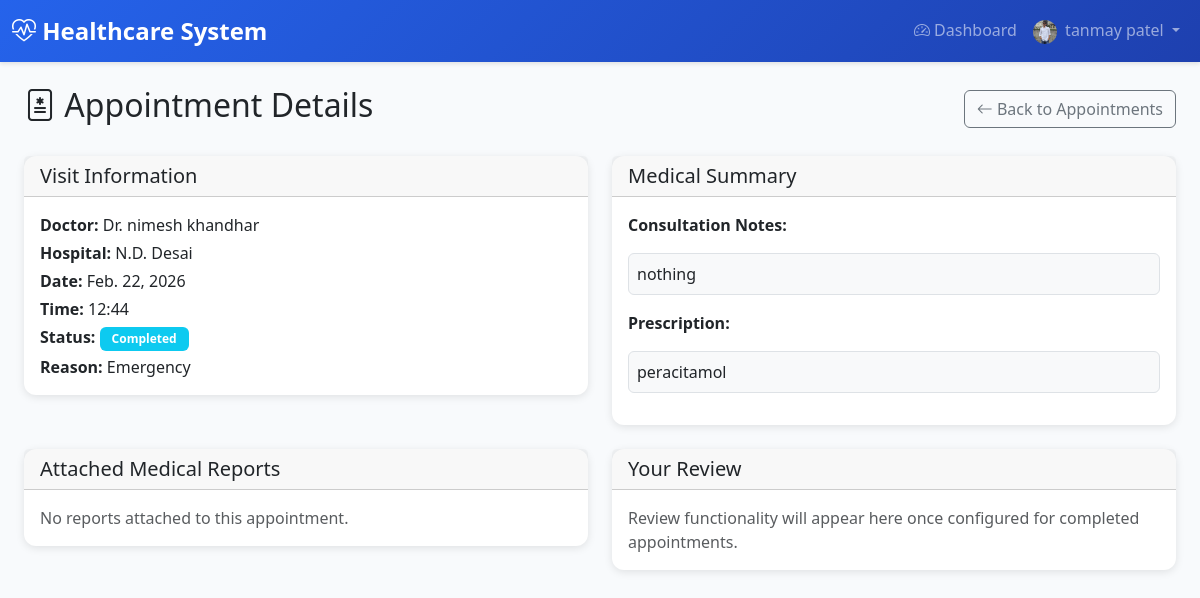
The app's page /appointments/detail/2/ (signed in) with its own data.
### accounts/models.py (models this page shows, shortened)
class User(AbstractUser):
    email = models.EmailField(unique=True)
    ROLE_CHOICES = [
        ('ADMIN', 'Admin'),
        ('DOCTOR', 'Doctor'),
        ('PATIENT', 'Patient'),
        ('HOSPITAL', 'Hospital'),
        ('HOSPITAL_ADMIN', 'Hospital Admin'),
    ]
    role = models.CharField(max_length=20, choices=ROLE_CHOICES, default='PATIENT')
    is_approved = models.BooleanField(default=False)  # For Doctor and Hospital approval
    phone_number = models.CharField(max_length=15, blank=True)
    address = models.TextField(blank=True)
    profile_picture = models.ImageField(upload_to='user_profiles/', blank=True, null=True)
    created_at = models.DateTimeField(auto_now_add=True)
    updated_at = models.DateTimeField(auto_now=True)
    class Meta:
        db_table = 'users'
        verbose_name = 'User'
        verbose_name_plural = 'Users'

### appointments/models.py (models this page shows, shortened)
class Appointment(models.Model):
    STATUS_CHOICES = [
        ('PENDING', 'Pending'),
        ('CONFIRMED', 'Confirmed'),
        ('CANCELLED', 'Cancelled'),
        ('COMPLETED', 'Completed'),
        ('RESCHEDULED', 'Rescheduled'),
    ]
    patient = models.ForeignKey(
        settings.AUTH_USER_MODEL,
        on_delete=models.CASCADE,
        related_name='patient_appointments',
        limit_choices_to={'role': 'PATIENT'}
    )
    doctor = models.ForeignKey(
        settings.AUTH_USER_MODEL,
        on_delete=models.CASCADE,
        related_name='doctor_appointments',
        limit_choices_to={'role': 'DOCTOR'}
    )
    hospital = models.ForeignKey(
        'hospitals.Hospital',
        on_delete=models.CASCADE,
        related_name='appointments',
        null=True,
        blank=True
    )
    appointment_date = models.DateField()
    appointment_time = models.TimeField()
    status = models.CharField(max_length=20, choices=STATUS_CHOICES, default='PENDING')
    is_emergency = models.BooleanField(default=False)
    reason = models.TextField(help_text="Reason for appointment")
    notes = models.TextField(blank=True, help_text="Additional notes")
    prescription = models.TextField(blank=True, help_text="Prescription details")
    created_at = models.DateTimeField(auto_now_add=True)
    updated_at = models.DateTimeField(auto_now=True)
    class Meta:
        db_table = 'appointments'
        verbose_name = 'Appointment'
        verbose_name_plural = 'Appointments'
        ordering = ['-appointment_date', '-appointment_time']

### hospitals/models.py (models this page shows, shortened)
class Hospital(models.Model):
    user = models.OneToOneField(
        settings.AUTH_USER_MODEL,
        on_delete=models.CASCADE,
        related_name='hospital_profile'
    )
    name = models.CharField(max_length=200)
    registration_number = models.CharField(max_length=50, unique=True)
    address = models.TextField(blank=True)
    city = models.CharField(max_length=100, blank=True)
    state = models.CharField(max_length=100, blank=True)
    zip_code = models.CharField(max_length=10, blank=True)
    phone = models.CharField(max_length=15, blank=True)
    email = models.EmailField(blank=True)
    website = models.URLField(blank=True)
    description = models.TextField(blank=True)
    facilities = models.TextField(blank=True, help_text="Departments - comma separated")
    total_beds = models.PositiveIntegerField(default=0)
    available_beds = models.PositiveIntegerField(default=0)  # Kept for migration; use available_beds_count for dynamic
    logo = models.ImageField(upload_to='hospital_logos/', blank=True, null=True)
    verification_document = models.FileField(upload_to='hospital_verifications/', blank=True, null=True, help_text="Upload registration certificate or license for verification")
    created_at = models.DateTimeField(auto_now_add=True)
    updated_at = models.DateTimeField(auto_now=True)
    class Meta:
        db_table = 'hospitals'
        verbose_name = 'Hospital'
        verbose_name_plural = 'Hospitals'
        ordering = ['name']
    @property
    def available_beds_count(self):
        """Dynamically calculated: total_beds - occupied (do not edit; set total_beds only)"""
        return max(0, self.total_beds - self.occupied_beds_count)
    def get_available_beds_display(self):
        """For admin list_display (avoids property in admin)"""
        return self.available_beds_count
    get_available_beds_display.short_description = 'Available beds'

### appointments/views.py (the view)
# urls.py: path('detail/<int:pk>/', views.PatientAppointmentDetailView.as_view(), name='patient_detail'),
class PatientAppointmentDetailView(PatientRequiredMixin, DetailView):
    model = Appointment
    template_name = 'appointments/patient_appointment_detail.html'
    context_object_name = 'appointment'
    def get_queryset(self):
        return Appointment.objects.filter(patient=self.request.user).select_related(
            'doctor', 'hospital'
        )
    def get(self, request, *args, **kwargs):
        self.object = self.get_object()
        if self.object.status != 'COMPLETED':
            messages.error(request, 'Details are available only after the appointment is completed.')
            return redirect('appointments:history')
        return super().get(request, *args, **kwargs)
    def get_context_data(self, **kwargs):
        context = super().get_context_data(**kwargs)
        apt = self.object
        context['appointment_documents'] = Document.objects.filter(
            appointment=apt,
            patient=self.request.user
        ).select_related('doctor', 'hospital')
        context['can_view_medical_details'] = apt.status == 'COMPLETED'
        return context

### accounts/context_processors.py (called while the page is built)
def profile_picture_url(request):
    url = None
    if request.user.is_authenticated and getattr(request.user, 'profile_picture', None):
        try:
            if request.user.profile_picture:
                url = request.user.profile_picture.url
        except (ValueError, AttributeError):
            pass
    return {'profile_picture_url': url}

### accounts/mixins.py (called while the page is built)
    def dispatch(self, request, *args, **kwargs):
        if not request.user.is_authenticated:
            return self.handle_no_permission()
        if not request.user.is_active:
            from django.contrib.auth import logout
            logout(request)
            messages.error(request, 'Your account has been blocked. Please contact the administrator.')
            return redirect('accounts:login')
        if request.user.role not in self.allowed_roles:
            messages.error(request, "You don't have permission to access this page.")
            return redirect('accounts:dashboard_redirect')
        return super().dispatch(request, *args, **kwargs)

    def dispatch(self, request, *args, **kwargs):
        result = super().dispatch(request, *args, **kwargs)
        if request.user.is_authenticated and getattr(request.user, 'role', None) != 'PATIENT':
            messages.error(request, "You don't have permission to access this page.")
            return redirect('accounts:dashboard_redirect')
        return result

### templates/appointments/patient_appointment_detail.html (shortened to what this page needs)
{% extends 'base.html' %}
{% block content %}
<div class="container-fluid">
    <div class="d-flex justify-content-between align-items-center mb-4">
        <h2><i class="bi bi-file-medical"></i> Appointment Details</h2>
        <a href="{% url 'appointments:history' %}" class="btn btn-outline-secondary">
            <i class="bi bi-arrow-left"></i> Back to Appointments
        </a>
    </div>
    <div class="row">
        <div class="col-md-6 mb-4">
            <div class="card">
                <div class="card-header">
                    <h5 class="mb-0">Visit Information</h5>
                </div>
                <div class="card-body">
                    <p class="mb-1"><strong>Doctor:</strong>
                        Dr. {{ appointment.doctor.get_full_name|default:appointment.doctor.username }}
                    </p>
                    <p class="mb-1"><strong>Hospital:</strong>
                        {{ appointment.hospital.name|default:"—" }}
                    </p>
                    <p class="mb-1"><strong>Date:</strong> {{ appointment.appointment_date }}</p>
                    <p class="mb-1"><strong>Time:</strong> {{ appointment.appointment_time|time:"H:i" }}</p>
                    <p class="mb-1"><strong>Status:</strong>
                        <span class="badge bg-info">{{ appointment.get_status_display }}</span>
                    </p>
                    <p class="mb-0"><strong>Reason:</strong> {{ appointment.reason }}</p>
                </div>
            </div>
        </div>
        <div class="col-md-6 mb-4">
            <div class="card">
                <div class="card-header">
                    <h5 class="mb-0">Medical Summary</h5>
                </div>
                <div class="card-body">
                    {% if can_view_medical_details %}
                    <p><strong>Consultation Notes:</strong></p>
                    <p class="border rounded p-2 bg-light">{{ appointment.notes|default:"No notes added." }}</p>
                    <p class="mt-3"><strong>Prescription:</strong></p>
                    <p class="border rounded p-2 bg-light">{{ appointment.prescription|default:"No prescription added." }}</p>
                    {% else %}
                    <p class="text-muted mb-0">
                        Consultation notes and prescription will be available once this appointment is marked as
                        <strong>Completed</strong>.
                    </p>
                    {% endif %}
                </div>
            </div>
        </div>
    </div>
    <div class="row">
        <div class="col-md-6 mb-4">
            <div class="card">
                <div class="card-header d-flex justify-content-between align-items-center">
                    <h5 class="mb-0">Attached Medical Reports</h5>
                </div>
                <div class="card-body">
                    {% if appointment_documents %}
                    <ul class="list-group">
                        {% for doc in appointment_documents %}
                        <li class="list-group-item d-flex justify-content-between align-items-center">
                            <div>
                                <strong>{{ doc.title }}</strong>
                                <div class="small text-muted">
                                    {{ doc.get_document_type_display }} • {{ doc.file_size }} •
                                    Uploaded {{ doc.created_at|date:"M d, Y" }}
                                </div>
                            </div>
                            <a href="{{ doc.file.url }}" class="btn btn-sm btn-outline-primary" target="_blank" rel="noopener">
                                View
                            </a>
                        </li>
                        {% endfor %}
                    </ul>
                    {% else %}
                    <p class="text-muted mb-0">No reports attached to this appointment.</p>
                    {% endif %}
                </div>
            </div>
        </div>
        <div class="col-md-6 mb-4">
            <div class="card">
                <div class="card-header">
                    <h5 class="mb-0">Your Review</h5>
                </div>
                <div class="card-body">
                    <p class="text-muted mb-0">
                        Review functionality will appear here once configured for completed appointments.
                    </p>
                </div>
            </div>
        </div>
    </div>
</div>
{% endblock %}

### templates/base.html (shortened to what this page needs)
<!DOCTYPE html>
<html lang="en">
<head>
    <link href="https://cdn.jsdelivr.net/npm/bootstrap@5.3.0/dist/css/bootstrap.min.css" rel="stylesheet">
    <link rel="stylesheet" href="https://cdn.jsdelivr.net/npm/bootstrap-icons@1.11.0/font/bootstrap-icons.css">
</head>
<body>
    {% if user.is_authenticated %}
    <nav class="navbar navbar-expand-lg navbar-dark">
        <div class="container-fluid">
            <a class="navbar-brand" href="{% url 'accounts:dashboard_redirect' %}">
                <i class="bi bi-heart-pulse"></i> Healthcare System
            </a>
            <div class="collapse navbar-collapse" id="navbarNav">
                <ul class="navbar-nav ms-auto">
                    <li class="nav-item">
                        <a class="nav-link" href="{% url 'accounts:dashboard_redirect' %}">
                            <i class="bi bi-speedometer2"></i> Dashboard
                        </a>
                    </li>
                    <li class="nav-item dropdown">
                        <a class="nav-link dropdown-toggle" href="#" id="navbarDropdown" role="button" data-bs-toggle="dropdown">
                            {% if profile_picture_url %}
                            <img src="{{ profile_picture_url }}" alt="Profile" class="rounded-circle me-1" style="width: 24px; height: 24px; object-fit: cover;">
                            {% else %}
                            <i class="bi bi-person-circle"></i>
                            {% endif %}
                            {{ user.get_full_name|default:user.username }}
                        </a>
                    </li>
                </ul>
            </div>
        </div>
    </nav>
    {% endif %}
    <div class="container-fluid mt-4">
        {% block content %}{% endblock %}
    </div>
</body>
</html>

### templates/base.html (style rules this page uses)
:root { --primary-color: #2563eb; --secondary-color: #64748b; --success-color: #10b981; --danger-color: #ef4444; --warning-color: #f59e0b; --info-color: #3b82f6; }
body { font-family: 'Segoe UI', Tahoma, Geneva, Verdana, sans-serif; background-color: #f8fafc; }
.navbar { background: linear-gradient(135deg, var(--primary-color) 0%, #1e40af 100%); box-shadow: 0 2px 4px rgba(0,0,0,0.1); }
.navbar-brand { font-weight: 700; font-size: 1.5rem; }
.card { border: none; border-radius: 12px; box-shadow: 0 2px 8px rgba(0,0,0,0.1); transition: transform 0.2s, box-shadow 0.2s; }
.badge { padding: 6px 12px; border-radius: 6px; }

### records on screen
User: get_full_name "tanmay patel"
Appointment: doctor.get_full_name "nimesh khandhar", hospital.name "N.D. Desai", appointment_date "Feb. 22, 2026", appointment_time "12:44", status "Completed", reason "Emergency", notes "nothing", prescription "peracitamol"
